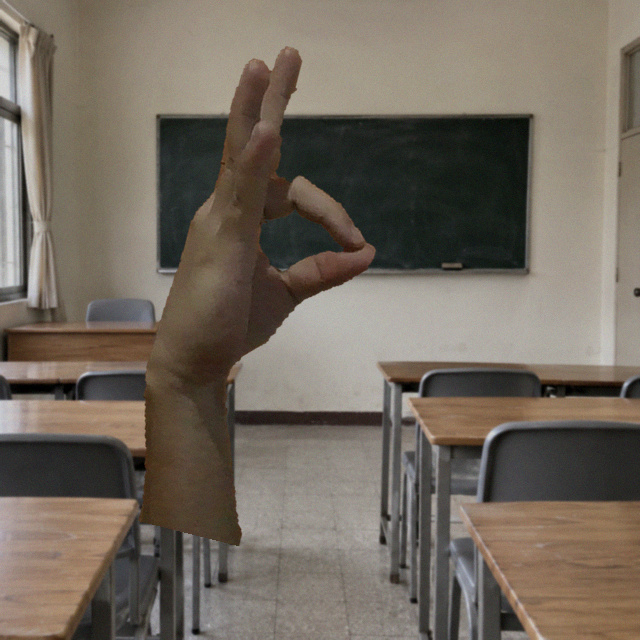
#> input picture hand_gesture_dataset/ok/ok_0057.jpg, 640 x 640 px
$ python -i prepare_dataset.py   (imports and definitions only)
#> lines starting #> are read from the running program, lines starting #| are printed output that depends on the picture
"""Audit immutable class folders, deduplicate and group before stratified splitting."""
import argparse
import hashlib
import json
import random
from collections import Counter, defaultdict
from pathlib import Path

import cv2
import numpy as np
from PIL import Image, ImageOps

CLASSES = ('ok', 'open_palm', 'thumbs_up')  # Ultralytics alphabetic folder order.
EXTENSIONS = {'.jpg', '.jpeg', '.png', '.webp', '.bmp'}
_PIL_OPEN = Image.open  # Keep the standard decoder before optional Ultralytics monkey patches.


def fingerprint(path: Path) -> tuple[str, int]:
#> called with path = '../hand_gesture_dataset/ok/ok_0057.jpg'
    try:
        image = _PIL_OPEN(path)
#> image is the input picture: PIL image 640x640 RGB; mean R, G, B 114.6, 105.4, 94.4
    except ImportError as exc:
        raise ValueError('Image could not be decoded; no optional format fallback is used.') from exc
    with image:
        image.load()
        image = ImageOps.exif_transpose(image).convert('RGB')
        digest = hashlib.sha256(str(image.size).encode() + image.tobytes()).hexdigest()
        gray = np.array(image.convert('L').resize((32, 32))) / 255.0
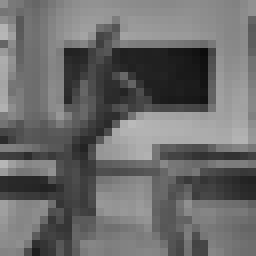
#> gray: shape (32, 32) float64 (shown 8 times larger); min 0.0471, max 0.729, mean 0.419
        dct = cv2.dct(gray.astype(np.float32))[:8, :8].flatten()[1:]
#> dct = 63 values, max 1.84 at index 31, min -1.81 at index 25, mean 0.0492
        bits = dct > np.median(dct)
        return digest, sum(int(bit) << i for i, bit in enumerate(bits))


# [133 lines left out: functions audit, prepare, main, not called in this run]


# [2 lines not run here, left out]

>>> result = fingerprint('../hand_gesture_dataset/ok/ok_0057.jpg')

$ run again, on hand_gesture_dataset/ok/ok_0180.jpg
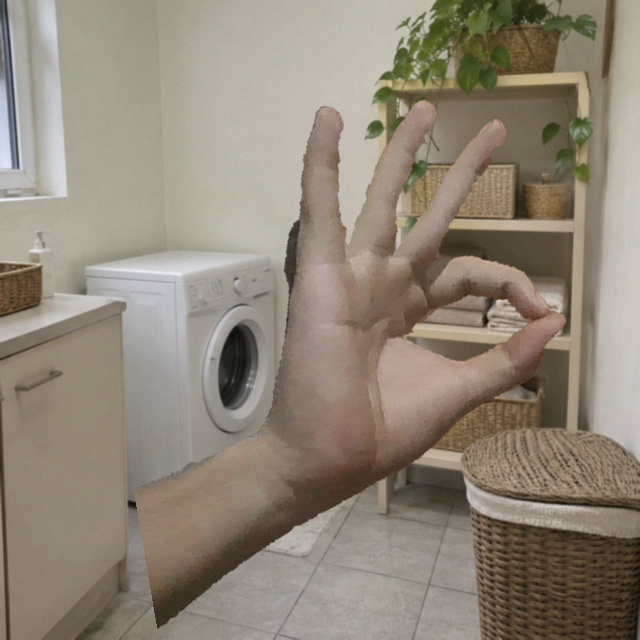
#> input picture hand_gesture_dataset/ok/ok_0180.jpg, 640 x 640 px
#> in fingerprint, image is the input picture: PIL image 640x640 RGB; mean R, G, B 144.2, 134.5, 120.2
#> in fingerprint, `gray = np.array(image.convert('L').resize((32, 32))) / 255.0`:
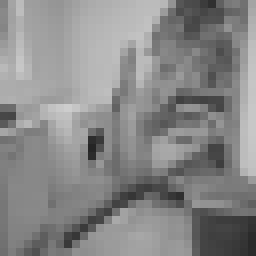
#> gray: shape (32, 32) float64 (shown 8 times larger); min 0.145, max 0.804, mean 0.532
#> dct = 63 values, max 1.71 at index 7, min -1.21 at index 17, mean 0.0334

$ run again, on hand_gesture_dataset/ok/ok_0207.jpg
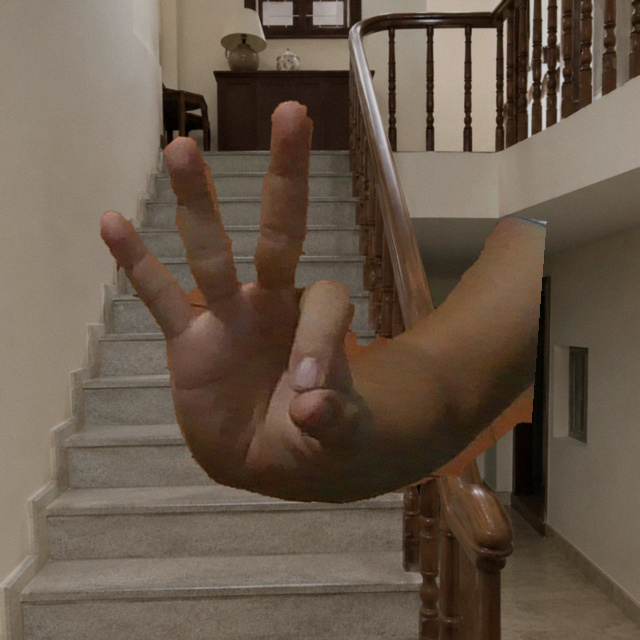
#> input picture hand_gesture_dataset/ok/ok_0207.jpg, 640 x 640 px
#> in fingerprint, image is the input picture: PIL image 640x640 RGB; mean R, G, B 104.2, 88.7, 74.5
#> in fingerprint, `gray = np.array(image.convert('L').resize((32, 32))) / 255.0`:
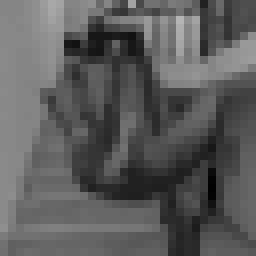
#> gray: shape (32, 32) float64 (shown 8 times larger); min 0.00392, max 0.702, mean 0.36
#> dct = 63 values, max 1.63 at index 0, min -0.84 at index 11, mean 0.0615

$ run again, on hand_gesture_dataset/ok/ok_0308.jpg
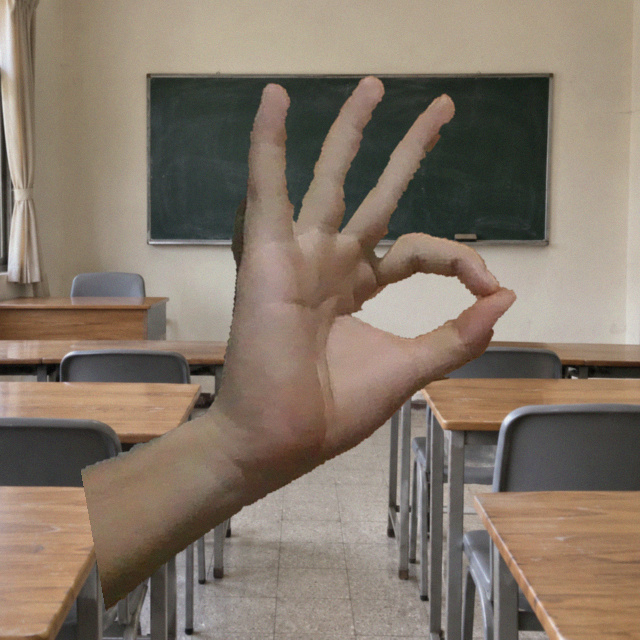
#> input picture hand_gesture_dataset/ok/ok_0308.jpg, 640 x 640 px
#> in fingerprint, image is the input picture: PIL image 640x640 RGB; mean R, G, B 132.3, 118.8, 105
#> in fingerprint, `gray = np.array(image.convert('L').resize((32, 32))) / 255.0`:
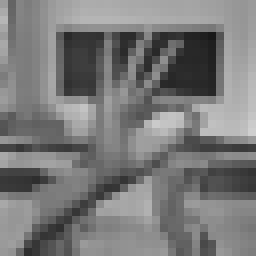
#> gray: shape (32, 32) float64 (shown 8 times larger); min 0.098, max 0.812, mean 0.476
#> dct = 63 values, max 1.8 at index 31, min -1.03 at index 27, mean 0.0436
